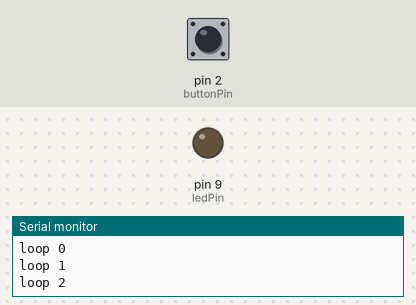
A sketch run on a simulated Arduino Uno, built with avr-gcc and run on an emulated ATmega328P. Shown: output pins drawn as LEDs (lit = HIGH), the last lines printed to the serial monitor. The test bench sets the inputs (shaded band); at power-on: pin 2 (buttonPin) HIGH.

Above: at 1.2 s.
1.3 s: pin 2 (buttonPin) pulled LOW for 0.15 s
At 1.6 s:
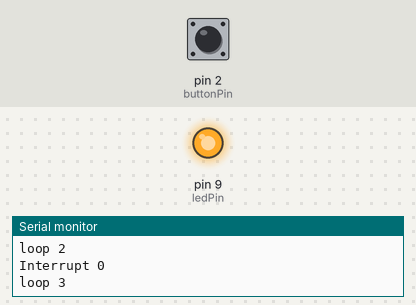
2.9 s: pin 2 (buttonPin) pulled LOW for 3.2 s
At 4.0 s:
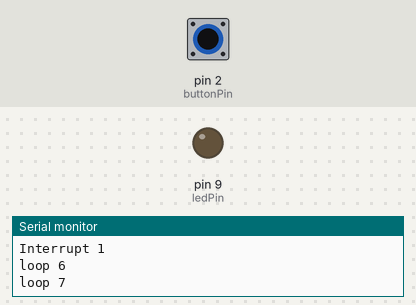
Timing chart, 0 to 7.6 s (numbered marks = the images above; inputs shaded):
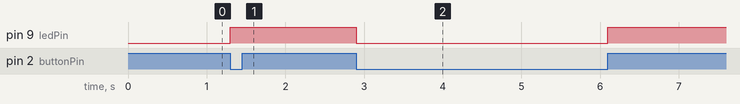

The sketch:

interrupt-test-00.ino
```cpp
const int ledPin = 9;   //ledPin
const int buttonPin = 2; //Button to perform interrupt
int x=0, y=0;            //some variables to increment
int ledToggle = LOW;     //led state
//variables to keep track of the timing of recent interrupts
unsigned long button_time = 0;
unsigned long last_button_time = 0;
void setup() {
pinMode(ledPin, OUTPUT);
pinMode(buttonPin, INPUT_PULLUP);
Serial.begin(9600);

attachInterrupt(digitalPinToInterrupt(buttonPin), button_ISR, CHANGE);
EIMSK = 1;
//EIMSK =0;
}
void loop(){
Serial.print("loop " );
Serial.print(x++ );
Serial.println();
delay(500);
}
void button_ISR(){
button_time = millis();
//check to see if increment() was called in the last 250 milliseconds
if (button_time - last_button_time > 250){
Serial.print("Interrupt ");
Serial.print(y++);
Serial.println();
ledToggle = !ledToggle;
digitalWrite(ledPin, ledToggle);
last_button_time = button_time;
}
}
```

Measured:
- after the input at 1.3 s, pin 9 (ledPin): LOW → HIGH at once
- after the input at 2.9 s, pin 9 (ledPin): HIGH → LOW at once, → HIGH 3.2 s later
